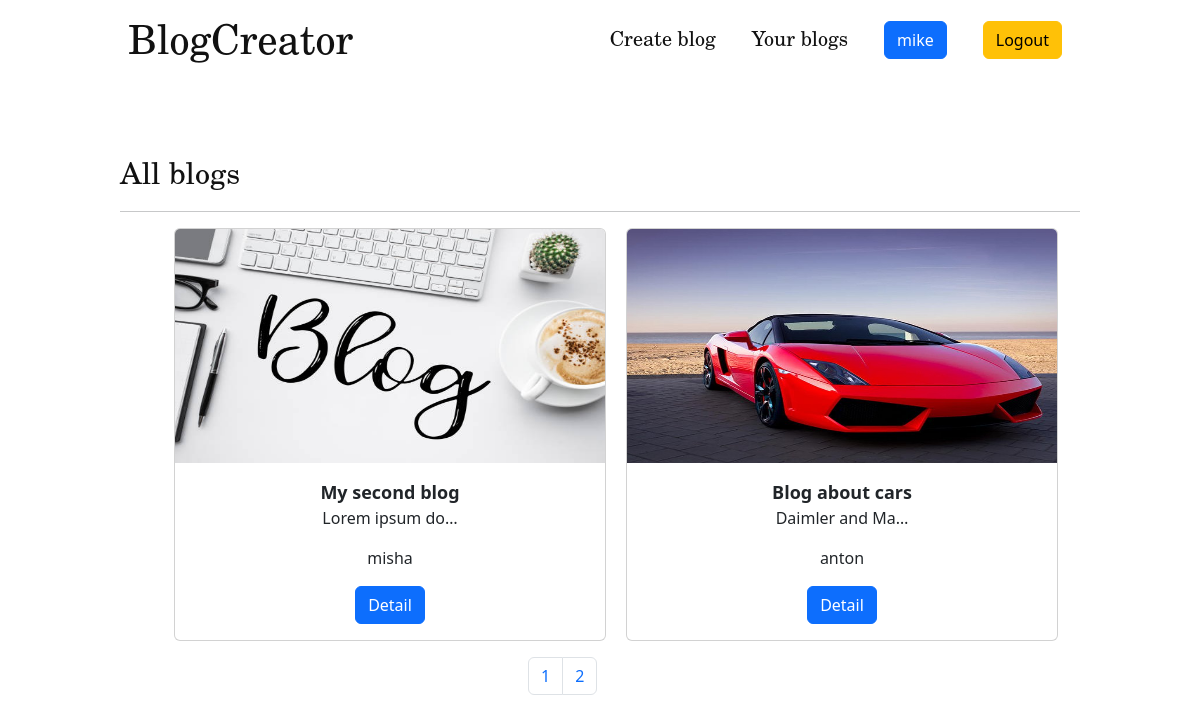
Page /?page=2 (signed in) on the committed database.
### blog/models.py (models this page shows)
class Blog(models.Model):
    title = models.CharField(max_length=100)
    content = models.TextField(blank=True)
    blog_photo = models.ImageField(upload_to='photos/')
    time_create = models.DateTimeField(auto_now_add=True)
    user = models.ForeignKey(User, on_delete=models.CASCADE, null=True)
    def get_absolute_url(self):
        return reverse('blog_detail', kwargs={'blog_id': self.pk})

### blog/views.py (the view)
# urls.py: path('', Index.as_view(), name='home'),
class Index(ListView):
    paginate_by = 2
    model = Blog
    template_name = 'blog/index.html'
    context_object_name = 'blogs'
    def get_context_data(self, *, object_list=None, **kwargs):
        context = super().get_context_data(**kwargs)
        context['title'] = 'Main page'
        return context

### blog/templates/blog/index.html (shortened to what this page needs)
{% extends 'blog/base.html' %}
{% block content %}
    <div class="content">
        <span>All blogs</span>
        <hr>
            <ul>
                {% for x in blogs %}
                    <li>
                        <div class="card text-center" style="width: 27rem; margin: 0 auto;">
                            <img src="{{ x.blog_photo.url }}" class="card-img-top" alt="..." style="width: 100%; height: 234px;">
                            <div class="card-body">
                                <span class="card-title" style="font-size: 18px;"><b>{{ x.title|truncatechars:40 }}</b></span>
                                <p class="card-text">{{ x.content|truncatechars:15}}</p>
                                <p class="card-text">{{ x.user }}</p>
                                <a href="{{ x.get_absolute_url }}" class="btn btn-primary">Detail</a>
                            </div>
                        </div>
                    </li>
                {% endfor %}
            </ul>
        <div class="page_pagination">
            <nav aria-label="Page navigation example">
                {% if paginator.num_pages > 1 %}
                  <ul class="pagination">
                      {% for x in paginator.page_range %}
                        <li class="page-item"><a class="page-link" href="?page={{ x }}">{{ x }}</a></li>
                      {% endfor %}
                  </ul>
                {% endif %}
            </nav>
        </div>
    </div>
{% endblock %}

### blog/templates/blog/base.html (shortened to what this page needs)
{% load static %}
<!DOCTYPE html>
<html lang="en">
<head>
    <link href="https://cdn.jsdelivr.net/npm/bootstrap@5.2.1/dist/css/bootstrap.min.css" rel="stylesheet">
    <link rel="stylesheet" href="{% static 'blog/main.css' %}">
</head>
<body>
{% block header %}
    <header>
        <div class="menu">
            <span><a href="{% url 'home' %}">BlogCreator</a></span>
        </div>
        {% if request.user.is_authenticated %}
            <ul>
                <li><a href="{% url 'create_blog' %}">Create blog</a></li>
                <li><a href="{% url 'personal_blogs' %}">Your blogs</a></li>
                <li><a href="{% url 'home' %}" class="btn btn-primary">{{ user.username}}</a></li>
                <li><a href="{% url 'logout' %}" class="btn btn-warning">Logout</a></li>
            </ul>
        {% else %}
            <ul>
                <li><a href="{% url 'sign_up_user' %}" class="btn btn-primary">Sign up</a></li>
                <li><a href="{% url 'login_user' %}" class="btn btn-warning">Login</a></li>
            </ul>
        {% endif%}
    </header>
{% endblock %}
{% block content %}{% endblock %}
</body>
</html>

### blog/static/blog/main.css (style rules this page uses)
header { width: 80%; margin: 0 auto; height: 150px; }
.menu > span > a { font-family: New Century Schoolbook, TeX Gyre Schola, serif; font-size: 40px; float: left; color: #111111; text-decoration: none; padding: 8px; }
header > ul { display: flex; justify-content: flex-end; }
header > ul > li { padding: 18px; list-style: none; line-height: 40px; }
header > ul > li > a { text-decoration: none; color: #111111; font-family: New Century Schoolbook, TeX Gyre Schola, serif; font-size: 20px; }
.content { width: 80%; margin: 0 auto; height: 500px; }
.content > span { font-size: 30px; color: #111111; font-family: New Century Schoolbook, TeX Gyre Schola, serif; }
.content > ul { display: flex; justify-content: center; }
.content > ul > li { display: inline-block; list-slyle: none; padding-left: 10px; padding-right: 10px; }
.page_pagination { width: 15%; margin: 0 auto; }

### rows in the picture
Blog: blog_photo (picture), title "My second blog", content "Lorem ipsum do…", user "misha"
Blog: blog_photo (picture), title "Blog about cars", content "Daimler and Ma…", user "anton"

### other values in the picture
{{ user.username }} "mike"
{{ x }} "1" "2"
